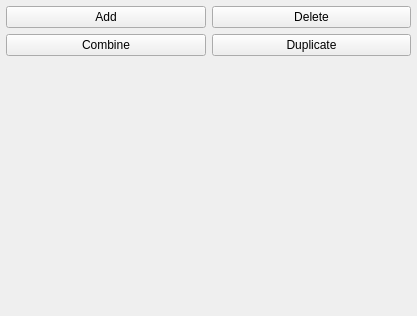
<?xml version="1.0" encoding="UTF-8"?>
<ui version="4.0">
 <class>LayerManagerWidget</class>
 <widget class="QDockWidget" name="LayerManagerWidget">
  <property name="geometry">
   <rect>
    <x>0</x>
    <y>0</y>
    <width>417</width>
    <height>316</height>
   </rect>
  </property>
  <property name="minimumSize">
   <size>
    <width>265</width>
    <height>209</height>
   </size>
  </property>
  <property name="layoutDirection">
   <enum>Qt::LeftToRight</enum>
  </property>
  <property name="windowTitle">
   <string>Layer Manager</string>
  </property>
  <widget class="QWidget" name="dockWidgetContents">
   <layout class="QVBoxLayout" name="verticalLayout">
    <property name="sizeConstraint">
     <enum>QLayout::SetMinimumSize</enum>
    </property>
    <property name="leftMargin">
     <number>3</number>
    </property>
    <property name="topMargin">
     <number>3</number>
    </property>
    <property name="rightMargin">
     <number>3</number>
    </property>
    <property name="bottomMargin">
     <number>3</number>
    </property>
    <item>
     <widget class="QFrame" name="frame">
      <layout class="QGridLayout" name="gridLayout">
       <property name="leftMargin">
        <number>3</number>
       </property>
       <property name="topMargin">
        <number>3</number>
       </property>
       <property name="rightMargin">
        <number>3</number>
       </property>
       <property name="bottomMargin">
        <number>3</number>
       </property>
       <item row="0" column="1">
        <widget class="QPushButton" name="btnDelete">
         <property name="sizePolicy">
          <sizepolicy hsizetype="Expanding" vsizetype="Maximum">
           <horstretch>0</horstretch>
           <verstretch>0</verstretch>
          </sizepolicy>
         </property>
         <property name="text">
          <string>Delete</string>
         </property>
        </widget>
       </item>
       <item row="2" column="0">
        <widget class="QPushButton" name="btnCombine">
         <property name="sizePolicy">
          <sizepolicy hsizetype="Expanding" vsizetype="Maximum">
           <horstretch>0</horstretch>
           <verstretch>0</verstretch>
          </sizepolicy>
         </property>
         <property name="text">
          <string>Combine</string>
         </property>
        </widget>
       </item>
       <item row="2" column="1">
        <widget class="QPushButton" name="btnDuplicate">
         <property name="sizePolicy">
          <sizepolicy hsizetype="Expanding" vsizetype="Maximum">
           <horstretch>0</horstretch>
           <verstretch>0</verstretch>
          </sizepolicy>
         </property>
         <property name="text">
          <string>Duplicate</string>
         </property>
        </widget>
       </item>
       <item row="0" column="0">
        <widget class="QPushButton" name="btnAdd">
         <property name="sizePolicy">
          <sizepolicy hsizetype="Expanding" vsizetype="Maximum">
           <horstretch>0</horstretch>
           <verstretch>0</verstretch>
          </sizepolicy>
         </property>
         <property name="text">
          <string>Add</string>
         </property>
        </widget>
       </item>
      </layout>
     </widget>
    </item>
    <item>
     <widget class="QListView" name="lstLayers">
      <property name="layoutDirection">
       <enum>Qt::LeftToRight</enum>
      </property>
      <property name="styleSheet">
       <string notr="true">QListView
{
background-color: transparent;
}</string>
      </property>
      <property name="editTriggers">
       <set>QAbstractItemView::NoEditTriggers</set>
      </property>
      <property name="selectionMode">
       <enum>QAbstractItemView::SingleSelection</enum>
      </property>
      <property name="selectionBehavior">
       <enum>QAbstractItemView::SelectItems</enum>
      </property>
      <property name="textElideMode">
       <enum>Qt::ElideRight</enum>
      </property>
      <property name="verticalScrollMode">
       <enum>QAbstractItemView::ScrollPerItem</enum>
      </property>
      <property name="horizontalScrollMode">
       <enum>QAbstractItemView::ScrollPerItem</enum>
      </property>
      <property name="uniformItemSizes">
       <bool>true</bool>
      </property>
      <property name="selectionRectVisible">
       <bool>true</bool>
      </property>
     </widget>
    </item>
   </layout>
  </widget>
 </widget>
 <resources/>
 <connections/>
</ui>
